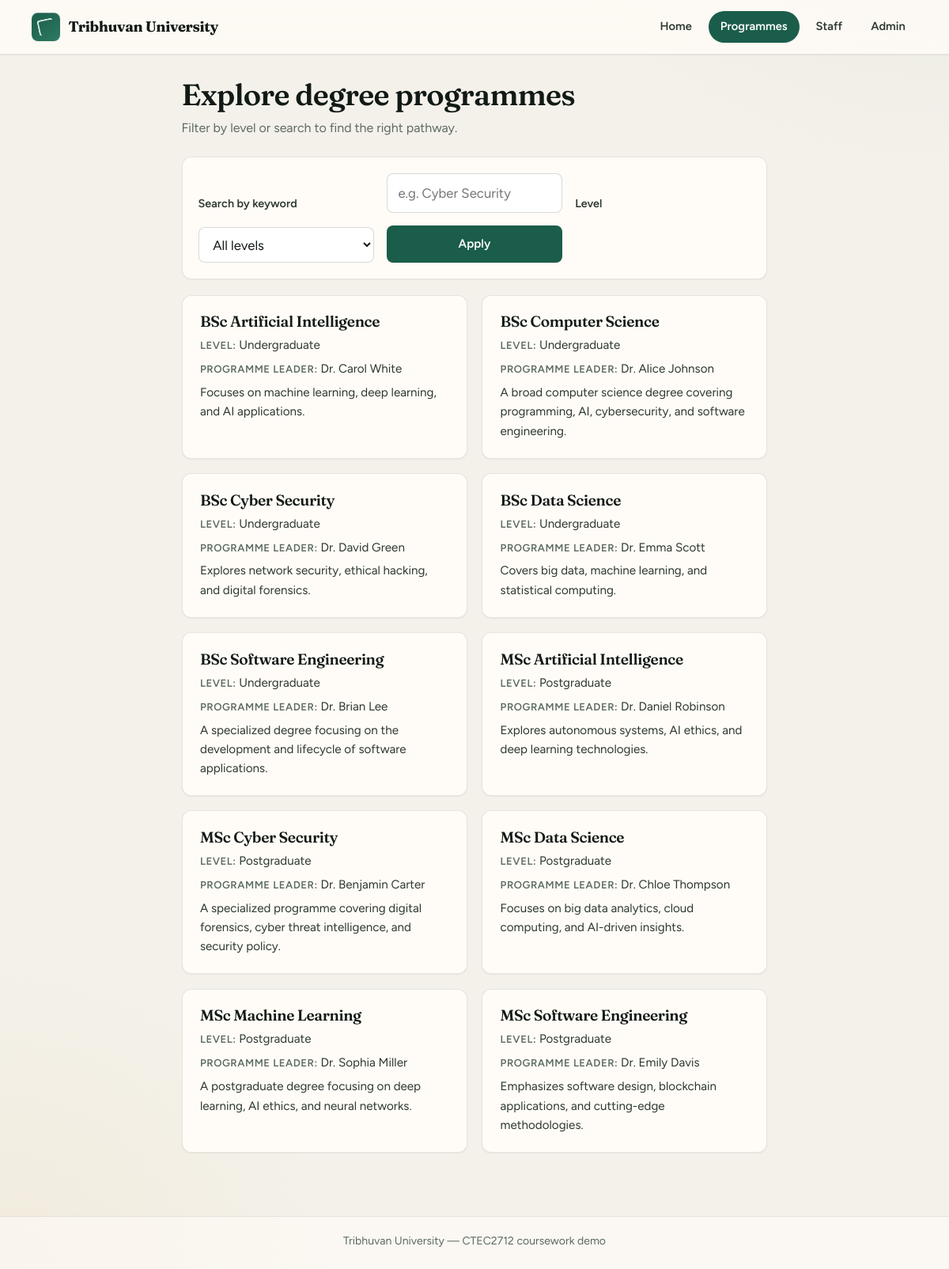
The app's page /programmes with its own data.
### tables this page shows
CREATE TABLE Programmes (
    ProgrammeID INT PRIMARY KEY AUTO_INCREMENT,
    ProgrammeName VARCHAR(150) NOT NULL,
    LevelID INT NOT NULL,
    ProgrammeLeaderID INT NULL,
    Description TEXT NULL,
    Image VARCHAR(255) NULL,
    IsPublished TINYINT(1) NOT NULL DEFAULT 1,
    FOREIGN KEY (LevelID) REFERENCES Levels(LevelID) ON DELETE RESTRICT ON UPDATE CASCADE,
    FOREIGN KEY (ProgrammeLeaderID) REFERENCES Staff(StaffID) ON DELETE SET NULL ON UPDATE CASCADE,
    INDEX idx_programmes_level (LevelID),
    INDEX idx_programmes_published (IsPublished)
);

CREATE TABLE Levels (
    LevelID INT PRIMARY KEY,
    LevelName VARCHAR(50) NOT NULL UNIQUE
);

CREATE TABLE Staff (
    StaffID INT PRIMARY KEY,
    Name VARCHAR(120) NOT NULL,
    Username VARCHAR(80) NULL UNIQUE,
    PasswordHash VARCHAR(255) NULL
);

### app/core/Controller.php (called while the page is built, shortened)
<?php
class Controller
{
    protected function view(string $template, array $data = []): void
    {
        include __DIR__ . '/../views/layout.php';
    }
}

### app/controllers/StudentController.php (called while the page is built, shortened)
<?php
final class StudentController extends Controller
{
    private ProgrammeModel $programmes;
    public function __construct()
    {
        $this->programmes = new ProgrammeModel();
    }
    public function index(): void
    {
        $level = isset($_GET['level']) && ctype_digit((string) $_GET['level']) ? (int) $_GET['level'] : null;
        $query = trim((string) ($_GET['q'] ?? ''));
        $this->view('student/index', [
            'programmes' => $this->programmes->allPublished($level, $query),
            'levels' => $this->programmes->levels(),
            'selectedLevel' => $level,
            'query' => $query,
        ]);
    }
}

### app/bootstrap.php (called while the page is built, shortened)
<?php
$config = require __DIR__ . '/config/config.php';
spl_autoload_register(static function (string $class): void {
    $prefixes = [
        'Core\\' => __DIR__ . '/core/',
        'Controllers\\' => __DIR__ . '/controllers/',
        'Models\\' => __DIR__ . '/models/',
    ];
    foreach ($prefixes as $prefix => $baseDir) {
        if (str_starts_with($class, $prefix)) {
            $relative = substr($class, strlen($prefix));
            $path = $baseDir . str_replace('\\', '/', $relative) . '.php';
            return;
        }
    }
});
function app_config(string $key)
{
    global $config;
    $parts = explode('.', $key);
    $value = $config;
    foreach ($parts as $part) {
        $value = $value[$part];
    }
    return $value;
}
function e(?string $value): string
{
    return htmlspecialchars((string) $value, ENT_QUOTES | ENT_SUBSTITUTE, 'UTF-8');
}
function request_base_path(): string
{
    static $cached = null;
    if ($cached !== null) {
        return $cached;
    }
    $script = (string) ($_SERVER['SCRIPT_NAME'] ?? '/index.php');
    $dir = str_replace('\\', '/', dirname($script));
    $cached = ($dir === '/' || $dir === '.') ? '' : rtrim($dir, '/');
    return $cached;
}
function url(string $path = '/'): string
{
    $base = request_base_path();
    if ($path === '' || $path === '/') {
        return $base === '' ? '/' : $base . '/';
    }
    $path = $path[0] === '/' ? $path : '/' . $path;
    return $base . $path;
}

### app/models/ProgrammeModel.php (called while the page is built, shortened)
<?php
final class ProgrammeModel
{
    private PDO $db;
    public function __construct()
    {
        $this->db = Database::connection();
    }
    public function allPublished(?int $levelId, string $query): array
    {
        $sql = "SELECT p.ProgrammeID, p.ProgrammeName, p.Description, p.Image, l.LevelName, s.Name AS ProgrammeLeader
                FROM Programmes p
                JOIN Levels l ON l.LevelID = p.LevelID
                LEFT JOIN Staff s ON s.StaffID = p.ProgrammeLeaderID
                WHERE p.IsPublished = 1";
        $params = [];
        $sql .= " ORDER BY p.ProgrammeName";
        $stmt = $this->db->prepare($sql);
        $stmt->execute($params);
        return $stmt->fetchAll();
    }
}

### app/config/config.php (called while the page is built, shortened)
<?php
return [
    'db' => [
        'host' => getenv('DB_HOST') ?: '127.0.0.1',
        'port' => getenv('DB_PORT') ?: '3306',
        'socket' => getenv('DB_SOCKET') ?: '',
        'name' => getenv('DB_NAME') ?: 'student_course_hub',
        'user' => getenv('DB_USER') ?: 'root',
        'pass' => getenv('DB_PASS') ?: '',
        'charset' => 'utf8mb4',
    ],
    'app' => [
        'name' => 'Tribhuvan University',
        'base_path' => '',
    ],
];

### app/core/Database.php (called while the page is built, shortened)
<?php
final class Database
{
    private static ?PDO $pdo = null;
    public static function connection(): PDO
    {
        if (self::$pdo !== null) {
            return self::$pdo;
        }
        $host = app_config('db.host');
        $port = app_config('db.port');
        $socket = (string) app_config('db.socket');
        $name = app_config('db.name');
        $charset = app_config('db.charset');
        $user = app_config('db.user');
        $pass = app_config('db.pass');
        $dsn = $socket !== ''
            ? "mysql:unix_socket={$socket};dbname={$name};charset={$charset}"
            : "mysql:host={$host};port={$port};dbname={$name};charset={$charset}";
        try {
            self::$pdo = new PDO($dsn, $user, $pass, [
                PDO::ATTR_ERRMODE => PDO::ERRMODE_EXCEPTION,
                PDO::ATTR_DEFAULT_FETCH_MODE => PDO::FETCH_ASSOC,
                PDO::ATTR_EMULATE_PREPARES => false,
            ]);
        } catch (PDOException $exception) {
            throw new RuntimeException('Database connection failed: ' . $exception->getMessage());
        }
        return self::$pdo;
    }
}

### app/views/student/index.php (the view, shortened to what this page needs)
<section class="page-block">
    <header class="page-intro">
        <h1>Explore degree programmes</h1>
        <p class="page-intro__lead muted">Filter by level or search to find the right pathway.</p>
    </header>
    <form class="filter-form" method="get" action="<?= e(url('/programmes')) ?>">
        <label for="q">Search by keyword</label>
        <input id="q" name="q" value="<?= e($query) ?>" placeholder="e.g. Cyber Security">
        <label for="level">Level</label>
        <select id="level" name="level">
            <option value="">All levels</option>
        </select>
        <button type="submit">Apply</button>
    </form>
    <ul class="cards" aria-label="Programmes">
        <?php foreach ($programmes as $programme): ?>
            <li class="card">
                <h3>
                    <a href="<?= e(url('/programme/' . (int) $programme['ProgrammeID'])) ?>">
                        <?= e($programme['ProgrammeName']) ?>
                    </a>
                </h3>
                <p><strong>Level:</strong> <?= e($programme['LevelName']) ?></p>
                <p><strong>Programme leader:</strong> <?= e($programme['ProgrammeLeader'] ?? 'TBA') ?></p>
                <p><?= e($programme['Description'] ?? '') ?></p>
            </li>
        <?php endforeach; ?>
    </ul>
</section>

### public/assets/styles.css (style rules this page uses)
:root { color-scheme: light; --font-display: "Fraunces", Georgia, "Times New Roman", serif; --font-ui: "Figtree", system-ui, sans-serif; --ink: #121a16; --ink-soft: #2c3830; --bg: #f4f1ea; --bg-warm: #ebe6dc; --surface: #fffcf7; --surface-2: #f7f4ee; --primary: #1a5d4a; --primary-hover: #144a3b; --primary-muted: rgba(26, 93, 74, 0.12); --accent: #b8860b; --accent-soft: rgba(184, 134, 11, 0.15); --danger: #9b2335; --danger-soft: #fdeef0; --muted: #5c6b62; --border: rgba(18, 26, 22, 0.1); --border-strong: rgba(18, 26, 22, 0.16); --focus: #c9a227; --shadow-sm: 0 1px 2px rgba(18, 26, 22, 0.06); --shadow-md: 0 8px 24px rgba(18, 26, 22, 0.08); --shadow-lg: 0 20px 50px rgba(18, 26, 22, 0.12); --radius: 12px; --radius-sm: 8px; --radius-pill: 999px; }
*, *::before, *::after { box-sizing: border-box; }
html { scroll-behavior: smooth; }
body { margin: 0; min-height: 100vh; display: flex; flex-direction: column; font-family: var(--font-ui); font-size: 1.05rem; background-color: var(--bg); background-image: radial-gradient(ellipse 100% 80% at 100% -30%, rgba(26, 93, 74, 0.09), transparent 55%), radial-gradient(ellipse 70% 50% at 0% 100%, rgba(201, 162, 39, 0.07), transparent 50%); background-attachment: fixed; color: var(--ink); line-height: 1.6; }
h1, h2, h3, h4 { font-family: var(--font-display); font-weight: 600; line-height: 1.22; color: var(--ink); letter-spacing: -0.02em; }
h1 { font-size: clamp(1.75rem, 4vw, 2.35rem); }
h3 { font-size: 1.2rem; }
p { margin: 0 0 1rem; }
p:last-child { margin-bottom: 0; }
a { color: var(--primary); }
.page-block { margin-bottom: 2rem; }
.page-intro { margin-bottom: 1.5rem; }
.page-intro h1 { margin: 0 0 0.35rem; }
.page-intro__lead { margin: 0; font-size: 1rem; }
.muted { color: var(--muted); }
.cards { display: grid; grid-template-columns: repeat(auto-fit, minmax(280px, 1fr)); gap: 1.15rem; list-style: none; padding: 0; margin: 1.25rem 0 0; }
.card, section:not(.hero):not(.landing-cta):not(.landing-grid) > article, article:not(.feature-tile):not(.programme-detail) { background: var(--surface); border: 1px solid var(--border); border-radius: var(--radius); padding: 1.35rem 1.4rem; margin-bottom: 1rem; box-shadow: var(--shadow-sm); transition: border-color 0.2s ease, box-shadow 0.25s ease; }
.cards .card { margin-bottom: 0; display: flex; flex-direction: column; gap: 0.35rem; }
.cards .card h3 { margin: 0; font-size: 1.2rem; }
.cards .card h3 a { text-decoration: none; color: var(--ink); transition: color 0.2s ease; }
.cards .card p { margin: 0; font-size: 0.95rem; color: var(--ink-soft); }
.cards .card p strong { color: var(--muted); font-weight: 600; font-size: 0.82rem; text-transform: uppercase; letter-spacing: 0.04em; }
form { display: grid; gap: 0.75rem; max-width: 100%; }
label { font-weight: 600; font-size: 0.9rem; color: var(--ink-soft); }
.filter-form { grid-template-columns: repeat(auto-fit, minmax(170px, 1fr)); align-items: end; gap: 1rem; padding: 1.25rem; background: var(--surface); border: 1px solid var(--border); border-radius: var(--radius); box-shadow: var(--shadow-sm); margin-bottom: 1.25rem; }
.filter-form button { min-height: 46px; }
input, select, textarea, button { font: inherit; }
input, select, textarea { width: 100%; padding: 0.65rem 0.85rem; border: 1px solid var(--border-strong); border-radius: var(--radius-sm); background: #fff; color: var(--ink); transition: border-color 0.2s ease, box-shadow 0.2s ease; }
button, .button-link { display: inline-flex; align-items: center; justify-content: center; gap: 0.35rem; border: 0; border-radius: var(--radius-sm); padding: 0.7rem 1.15rem; background: var(--primary); color: #fff; cursor: pointer; font-weight: 600; font-size: 0.95rem; text-decoration: none; box-shadow: var(--shadow-sm); transition: background 0.2s ease, transform 0.15s ease; }

### records on screen
programmes: ProgrammeName "BSc Artificial Intelligence", LevelID.LevelName "Undergraduate", ProgrammeLeaderID.Name "Dr. Carol White", Description "Focuses on machine learning, deep learning, and AI applications."
programmes: ProgrammeName "BSc Computer Science", LevelID.LevelName "Undergraduate", ProgrammeLeaderID.Name "Dr. Alice Johnson", Description "A broad computer science degree covering programming, AI, cybersecurity, and software engineering."
programmes: ProgrammeName "BSc Cyber Security", LevelID.LevelName "Undergraduate", ProgrammeLeaderID.Name "Dr. David Green", Description "Explores network security, ethical hacking, and digital forensics."
programmes: ProgrammeName "BSc Data Science", LevelID.LevelName "Undergraduate", ProgrammeLeaderID.Name "Dr. Emma Scott", Description "Covers big data, machine learning, and statistical computing."
programmes: ProgrammeName "BSc Software Engineering", LevelID.LevelName "Undergraduate", ProgrammeLeaderID.Name "Dr. Brian Lee", Description "A specialized degree focusing on the development and lifecycle of software applications."
programmes: ProgrammeName "MSc Artificial Intelligence", LevelID.LevelName "Postgraduate", ProgrammeLeaderID.Name "Dr. Daniel Robinson", Description "Explores autonomous systems, AI ethics, and deep learning technologies."
programmes: ProgrammeName "MSc Cyber Security", LevelID.LevelName "Postgraduate", ProgrammeLeaderID.Name "Dr. Benjamin Carter", Description "A specialized programme covering digital forensics, cyber threat intelligence, and security policy."
programmes: ProgrammeName "MSc Data Science", LevelID.LevelName "Postgraduate", ProgrammeLeaderID.Name "Dr. Chloe Thompson", Description "Focuses on big data analytics, cloud computing, and AI-driven insights."
programmes: ProgrammeName "MSc Machine Learning", LevelID.LevelName "Postgraduate", ProgrammeLeaderID.Name "Dr. Sophia Miller", Description "A postgraduate degree focusing on deep learning, AI ethics, and neural networks."
programmes: ProgrammeName "MSc Software Engineering", LevelID.LevelName "Postgraduate", ProgrammeLeaderID.Name "Dr. Emily Davis", Description "Emphasizes software design, blockchain applications, and cutting-edge methodologies."

### other values on screen
app_config('app.name') "Tribhuvan University"
